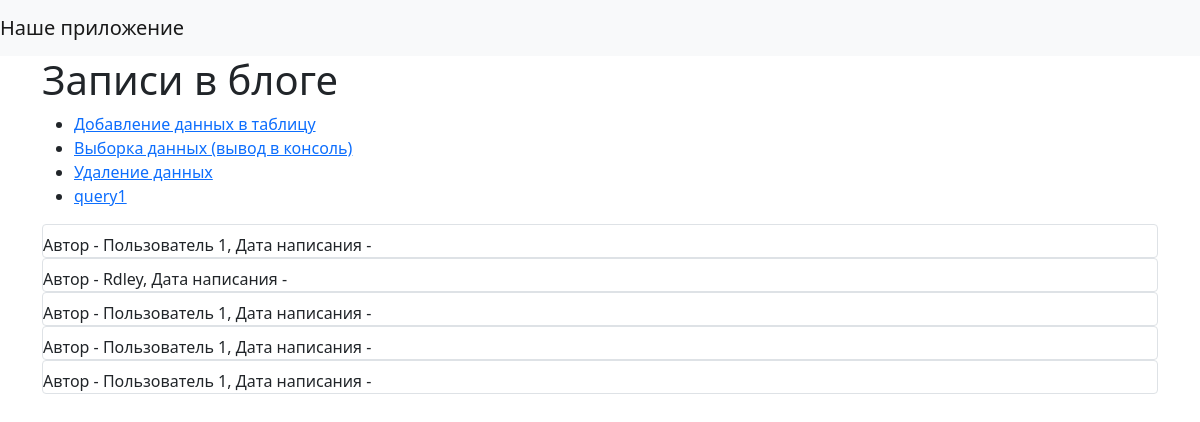
Before: / with the older database file.
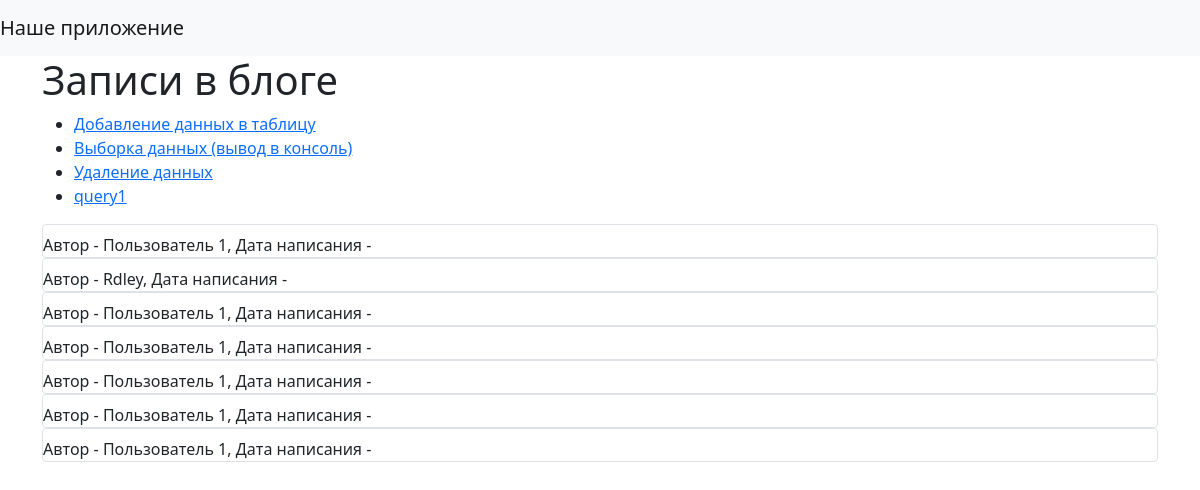
After: the same page with the newer database file.
### data/jobs.py (models this page shows)
class Jobs(SqlAlchemyBase):
    __tablename__ = 'jobs'
    id = sqlalchemy.Column(sqlalchemy.Integer,
                           primary_key=True, autoincrement=True)
    team_leader = sqlalchemy.Column(sqlalchemy.Integer,
                                    sqlalchemy.ForeignKey('users.id'))
    job = sqlalchemy.Column(sqlalchemy.String, nullable=True)
    work_size = sqlalchemy.Column(sqlalchemy.Integer,
                                  nullable=True)
    collaborators = sqlalchemy.Column(sqlalchemy.String, nullable=True)
    start_date = sqlalchemy.Column(sqlalchemy.DateTime, default=datetime.datetime.now)
    end_date = sqlalchemy.Column(sqlalchemy.DateTime, default=datetime.datetime.now)
    is_finished = sqlalchemy.Column(sqlalchemy.Boolean, nullable=True)
    user = orm.relation('User')

### data/users.py (models this page shows, shortened)
class User(SqlAlchemyBase):
    __tablename__ = 'users'
    id = sqlalchemy.Column(sqlalchemy.Integer, primary_key=True, autoincrement=True)
    surname = sqlalchemy.Column(sqlalchemy.String, nullable=True)
    name = sqlalchemy.Column(sqlalchemy.String, nullable=True)
    age = sqlalchemy.Column(sqlalchemy.Integer, nullable=True)
    position = sqlalchemy.Column(sqlalchemy.String, nullable=True)
    speciality = sqlalchemy.Column(sqlalchemy.String, nullable=True)
    address = sqlalchemy.Column(sqlalchemy.String, nullable=True)
    email = sqlalchemy.Column(sqlalchemy.String, index=True, unique=True, nullable=True)
    modified_date = sqlalchemy.Column(sqlalchemy.DateTime, default=datetime.datetime.now)
    jobs = orm.relation("Jobs", back_populates='user')

### main.py (the view)
@app.route("/")
def index():
    db_sess = db_session.create_session()
    jobs = db_sess.query(Jobs).filter(Jobs.is_finished != True)
    return render_template("index.html", jobs=jobs)

### data/db_session.py (called while the page is built)
def create_session() -> Session:
    global __factory
    return __factory()

### templates/index.html (shortened to what this page needs)
{% extends "base.html" %}
{% block content %}
<h1>Записи в блоге</h1>
<div>
    <ul>
        <li><a href="./add_data">Добавление данных в таблицу</a></li>
        <li><a href="./select_data">Выборка данных (вывод в консоль)</a></li>
        <li><a href="./delete_data">Удаление данных</a></li>
        <li><a href="./query1">query1</a></li>
    </ul>
</div>
{% for item in jobs%}
<div class="col-md6 border rounded">
    <div>
        Автор - {{item.user.name}}, Дата написания - {{item.created_date}}
    </div>
</div>
{% endfor %}
{% endblock %}

### templates/base.html (shortened to what this page needs)
<!doctype html>
<html lang="en">
<head>
    <link href="https://cdn.jsdelivr.net/npm/bootstrap@5.0.2/dist/css/bootstrap.min.css" rel="stylesheet">
</head>
  <body>
    <header>
      <nav class="navbar navbar-light bg-light">
        <a class="navbar-brand" href="#">Наше приложение</a>
      </nav>
    </header>
    <main role="main" class="container">
        {% block content %}{% endblock %}
    </main>
  </body>
</html>

Changed rows visible on the page:
added Jobs: user.name "Пользователь 1"
added Jobs: user.name "Пользователь 1"
